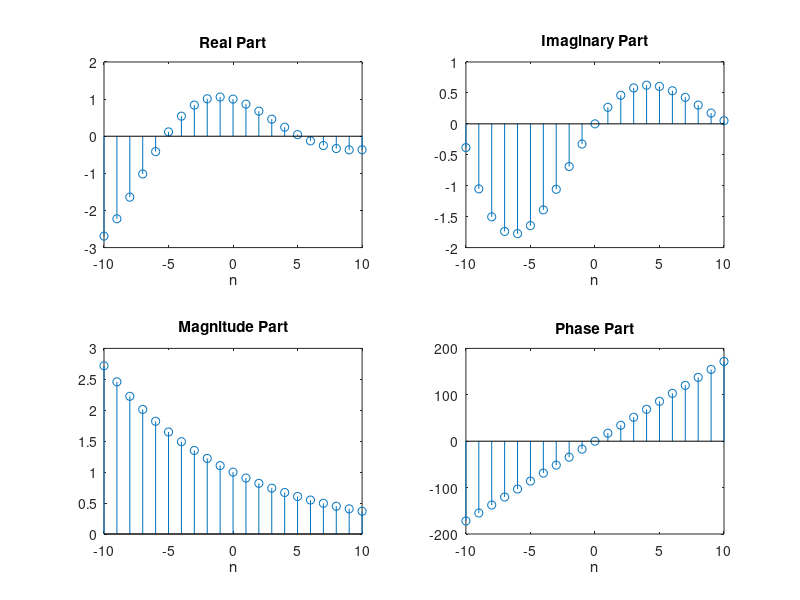

Source code (MATLAB):
n = [-10:1:10];
alpha = -0.1+0.3j;
x = exp(alpha*n);
subplot(2,2,1); stem(n,real(x)); title('Real Part'); xlabel('n');
subplot(2,2,2); stem(n,imag(x)); title('Imaginary Part'); xlabel('n');
subplot(2,2,3); stem(n,abs(x)); title('Magnitude Part'); xlabel('n');
subplot(2,2,4); stem(n,(180/pi)*angle(x)); title('Phase Part'); xlabel('n');